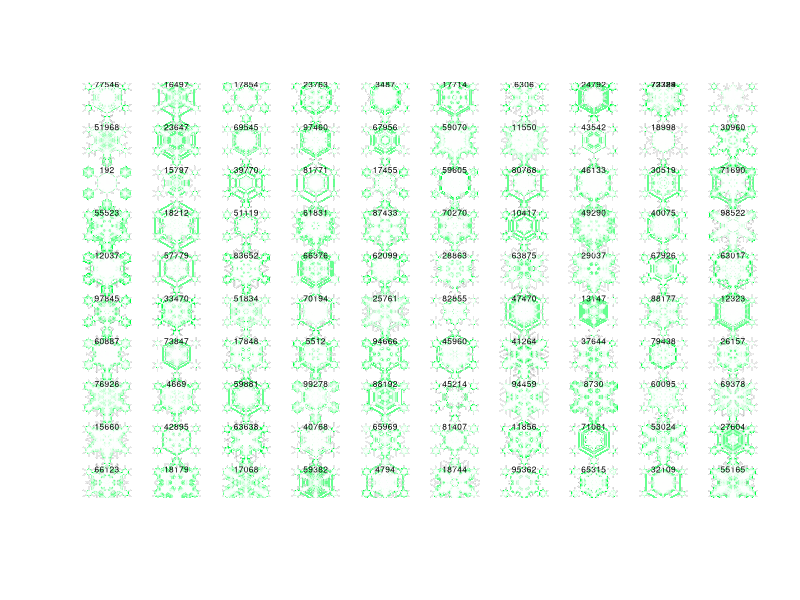
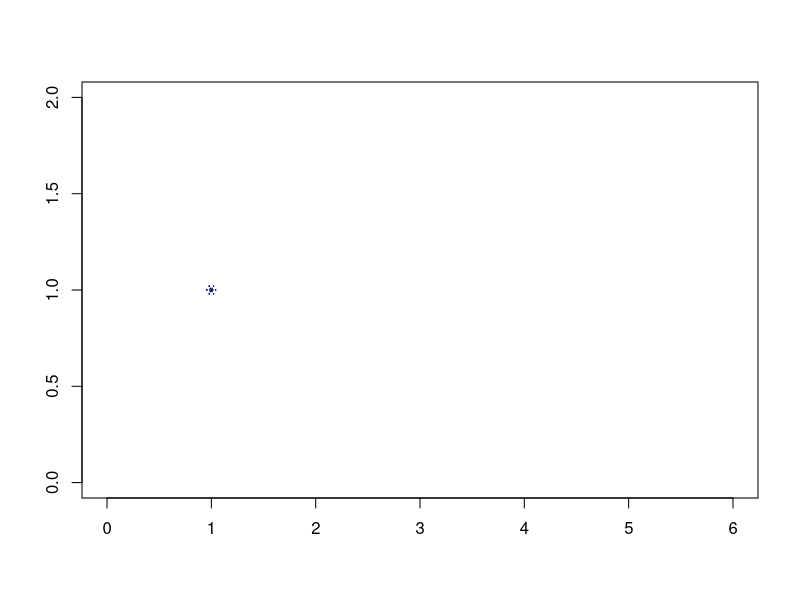

Recreate these plots in R, in order. (Note: this script raises an error after producing the figures.)

plotCristals = function(centers, radius, angle, delta, aspectRatio=1, color = "#44444444"){
	  ### centers is a nx2 matri of x and y
	radius = rep(radius, length.out=nrow(centers))
	angle = rep(angle, length.out=nrow(centers))
	delta = rep(delta, length.out=nrow(centers))/2
	for (i in 1:nrow(centers)){
		matrix1 = matrix(centers[i,], nrow=3, ncol=2, byrow=TRUE)
    threeCenters = matrix1 + delta[i]*matrix(c(sin(angle[i]), cos(angle[i])*aspectRatio, 0, 0, -sin(angle[i]), -cos(angle[i])*aspectRatio), ncol=2, byrow=TRUE)
		#segments(x0=segmentStartX, y0=segmentStartY, x1 = segmentEndX, y1 = segmentEndY, col=color, lwd=lwd)
		allCenters = rbind(threeCenters, threeCenters[3:1,])
		adjRadius = radius[i] + c(0, delta[i]*tan(pi/6), 0, 0, delta[i]*tan(pi/6), 0)
		signVector = c(-1, -1, -1, 1, 1, 1)
		shiftMatr = cbind(adjRadius*cos(angle[i])*signVector, -adjRadius*sin(angle[i])*signVector*aspectRatio)
    polygonCoor = allCenters + shiftMatr
		polygon(x = polygonCoor[c(1:6, 1), 1], y = polygonCoor[c(1:6, 1), 2], col = color, border = NA)
	}
}

plotHexagons = function(center, radius, orientation, delta, aspectRatio=1, color = "#44444444"){
	### centers is a nx2 matri of x and y
	if (length(center)==2) center = matrix(center, nrow=1)
	radius = rep(radius, length.out=nrow(center))
	hexDelta = delta/(cos(pi/6))
	angle = (0:5)*(pi/3) + orientation
	xInner = center[1] + max(0, radius-hexDelta/2)*cos(angle)
	yInner = center[2] + max(0, radius-hexDelta/2)*sin(angle)*aspectRatio
	xOuter = center[1] + (radius+hexDelta/2)*cos(angle)
	yOuter = center[2] + (radius+hexDelta/2)*sin(angle)*aspectRatio
	#cat(c(xInner[c(1:6,1)], xOuter[c(6:1,6)]), "\n")
	polygon(x = c(xInner[c(1:6,1)], xOuter[c(6:1,6)]), y = c(yInner[c(1:6,1)], yOuter[c(6:1,6)]), col = color, border = NA)
}

snowflakeWithHex = function(center = c(1, 1), radius = 1, hexRadius = radius*rbeta(20, 1, 3)/1.5, edgeRadius=radius/5, orientation, delta = radius/100, color="#00007744", anotherColor = color, aspectRatio=1){
  ### orientation - from 0    (one of the cristal is parallel to X axis)
  ### orientation -   to pi/6 (one of the cristal is parallel to Y axis)
	### hexRadius - cannot be greater than radius
	if (max(hexRadius)>radius) stop("hexRadius cannot be greater than radius")
	if (edgeRadius>radius) stop("edgeRadius cannot be greater than radius")
	angle = (0:2)*(pi/3) + orientation
  centers = matrix(center, ncol=2, nrow=3, byrow=TRUE)
	plotCristals(centers, radius, angle=angle, delta=delta, aspectRatio=aspectRatio, color = anotherColor)

	for (i in 1:length(hexRadius)){
		plotHexagons(center=center, radius=hexRadius[i], orientation=-orientation, delta=delta, aspectRatio=aspectRatio, color = color)
	}
	
	#### return the centers for edges:
  #### sample number of side stars:
	numOfSideStars = sample(3:5, 1, prob = c(0.4, 0.35, 0.25))
	#numOfSideStars = sample(c(1, 1), 1, prob = c(0.35, 0.25))

  ############################## sample radii for new cristal clusters.
	#edgeRadii = c(edgeRadius, rbeta(numOfSideStars - 1, 4, 2)*(radius))
	#radiiFromCenter = radius - c(edgeRadius, runif(numOfSideStars - 1, min(2*edgeRadius, radius), radius))
	radiiFromCenter = c(radius - edgeRadius, rbeta(numOfSideStars - 1, 3, 3) * max(0, radius - 1.5*edgeRadius))

	angle = (0:5)*(pi/3) - orientation
	resList = list()
	for (i in 1:numOfSideStars){
		xNew = center[1] + radiiFromCenter[i]*cos(angle)
		yNew = center[2] + radiiFromCenter[i]*sin(angle)*aspectRatio		
	  resList[[i]] = data.frame(edgeX = xNew, edgeY = yNew)
  }
	resList
}

snowflakes = function(xCoor, yCoor, radius, orientation = pi/6, edgeRadius = NULL, deltaCoef = 15, color="#00007744", anotherColor = color, aspectRatio = NULL, seeds = NULL){
	if(is.null(seeds)){
		seeds = sample(1:(length(yCoor)*10))
	}else{
		seeds = rep(seeds, length.out=length(xCoor))
	}
	radius = rep(radius, length.out=length(xCoor))
	orientation = rep(orientation, length.out=length(xCoor))
	color = rep(color, length.out=length(xCoor))
	delta = radius/deltaCoef
	if(is.null(edgeRadius)){
		edgeRadius = radius/runif(length(radius), 4, 5)
	}
	if(is.null(aspectRatio)){
  ######## fix the aspect ratio: reference: https://stat.ethz.ch/pipermail/r-help/2005-October/080598.html
		w <- par("pin")[1]/diff(par("usr")[1:2])
		h <- par("pin")[2]/diff(par("usr")[3:4])
		aspectRatio <- w/h
	}
	if(length(unique(c(length(xCoor), length(yCoor), length(radius))))>2) stop("xCoor, yCoor, radius have to have the same length")
	#####################################  loop for each snowflake
	for (i in 1:length(xCoor)){
		#points(xCoor[i], yCoor[i])
		#cat("plotting", xCoor[i], yCoor[i], i, radius[i], color[i], anotherColor, "\n")
		set.seed(seeds[i])
		samplingForHexRadius = rbeta(20, 1, 4)/1
		edgeCoorList = snowflakeWithHex(center = c(xCoor[i], yCoor[i]), radius = radius[i], hexRadius = radius[i]*samplingForHexRadius, orientation = orientation[i], edgeRadius=edgeRadius[i], delta = delta[i], color=color[i], anotherColor = anotherColor, aspectRatio = aspectRatio)
		#####################################  loop for each level of smaller cristal clusters
    newEdgeRadius = edgeRadius[i]*c(1, runif(length(edgeCoorList)-1, 2*delta[i], .5*radius/edgeRadius[i]))
		
		for (edgeInd in 1:length(edgeCoorList)){
			samplingForNewHexRadiusEdges = rbeta(10, 1, 4)/1
	    hexRadiusEdges = newEdgeRadius[edgeInd]*samplingForNewHexRadiusEdges
			
			#####################################  loop for each smaller cristal cluster on a given level
			for (j in 1:nrow(edgeCoorList[[edgeInd]])){
				edgeX = edgeCoorList[[edgeInd]][j,'edgeX']
				edgeY = edgeCoorList[[edgeInd]][j,'edgeY']
				snowflakeWithHex(center = c(edgeX, edgeY), radius = newEdgeRadius[edgeInd], orientation = orientation[i], hexRadius = hexRadiusEdges, delta = delta[i], color=color[i], anotherColor = anotherColor, aspectRatio=aspectRatio)
		  }
	  }
  }
	seeds
}


setwd("/Users/svetlanaeden/Documents/GRADSCHOOL/2016_Sept/Leena/EXAMS/FINAL_PROJECT/SNOW_FLAKE_STUFF")


########### make transparent color
colorCoord = as.hexmode(col2rgb("blue"))
transpBlue =paste("#", paste(colorCoord, collapse=""), "44", sep="")
colorCoord = as.hexmode(col2rgb("white"))
transpWhite =paste("#", paste(colorCoord, collapse=""), "66", sep="")

w <- par("pin")[1]/diff(par("usr")[1:2])
h <- par("pin")[2]/diff(par("usr")[3:4])
aspectRatio <- w/h

set.seed(4)
selectSeeds = sample(1:100000, 100)
xCoor = rep(1:10, 10)
yCoor = rep(1:10, each = 10)
radiusCoef = .4
radius = radiusCoef

#pdf("sampledSnowflakes.pdf", width=7, height=7)
plot(range(xCoor), range(yCoor), type="n", axes = FALSE, ylab="", xlab="")

snowflakes(xCoor = xCoor[1], yCoor = yCoor[1], radius = radius, color = transpBlue, anotherColor = "#33333333", seeds = selectSeeds[1])
for (i in 2:100){
  snowflakes(xCoor = xCoor[i], yCoor = yCoor[i], radius = radius, color = transpBlue, anotherColor = "#33333333", seeds = selectSeeds[i])
	snowflakes(xCoor = xCoor[i-1], yCoor = yCoor[i-1], radius = radius, color = transpWhite, anotherColor = transpWhite, seeds = selectSeeds[i-1])
	text(xCoor[i-1], yCoor[i-1], selectSeeds[i-1], cex=.5, pos = 3)
}
snowflakes(xCoor = xCoor[i], yCoor = yCoor[i], radius = radius, color = transpWhite, anotherColor = transpWhite, seeds = selectSeeds[i])
text(xCoor[i-1], yCoor[i-1], selectSeeds[i], cex=.5, pos = 3)
#dev.off()




####### just one snowflake
plot(c(0,6), c(0, 2), type="n", axes = TRUE, ylab="", xlab="")
radius = radiusCoef*runif(1, .1, .15)
snowflakes(xCoor = c(1, 2, 3, 4, 5), yCoor = c(1, 1, 1, 1, 1), radius = radius, edgeRadius = radius/runif(1, 4, 5), orientation = rep(0, 5), deltaCoef = 15, seeds = c(73197, 8419, 14318, 83885, 29343))
snowflakes(xCoor = c(1, 2, 3, 4, 5), yCoor = c(1, 1, 1, 1, 1), radius = 1*rep(radius, 5), orientation = rep(0, 5), deltaCoef = 15, color = transpWhite, anotherColor = transpWhite, seeds = c(73197, 8419, 14318, 83885, 29343))

someSeeds = c(50497, 37906, 17295, 9250, 30595, 74555, 12669)

pdf("selectedSnowflakes.pdf", width=7, height=7)
par(mar = c(0, 0, 0, 0))
plot(c(0,length(someSeeds)+1), c(0, 2), type="n", axes = TRUE, ylab="", xlab="")
radiusCoef = .3
radius = radiusCoef*rep(1, length(someSeeds))

snowflakes(xCoor = 1:length(someSeeds), yCoor = rep(1, length(someSeeds)), radius = radius, deltaCoef = 15, orientation = 0, color = transpBlue, anotherColor = "#33333333", seeds = someSeeds)

snowflakes(xCoor = 1:length(someSeeds), yCoor = rep(1, length(someSeeds)), radius = radius, deltaCoef = 15, orientation = 0, color = transpWhite, anotherColor = transpWhite, seeds = someSeeds)
dev.off()


pdf("onePDFSnowflake.pdf", width=7, height=7)
par(mar = c(0, 0, 0, 0))
plot(c(.7, 1.3), c(.7, 1.3), type="n", axes = TRUE, ylab="", xlab="")
radiusCoef = .3
radius = radiusCoef*rep(1, length(someSeeds))

someSeeds = c(50497)
snowflakes(xCoor = 1:length(someSeeds), yCoor = rep(1, length(someSeeds)), radius = radius, deltaCoef = 15, orientation = pi/12, color = transpBlue, anotherColor = "#33333333", seeds = someSeeds)

snowflakes(xCoor = 1:length(someSeeds), yCoor = rep(1, length(someSeeds)), radius = radius, deltaCoef = 15, orientation = pi/12, color = transpWhite, anotherColor = transpWhite, seeds = someSeeds)
dev.off()


for (seeds in c(37906, 17295, 9250, 30595, 74555, 12669)){
pdf(paste("oneSVGSnowflake", seeds, ".pdf", sep=""), width=1, height=1)
  par(mar = c(0, 0, 0, 0))
  plot(c(.6, 1.5), c(.6, 1.5), type="n", axes = FALSE, ylab="", xlab="")
  polygon(c(.6, .6, 1.4, 1.4, .6), c(.4, 1.4, 1.4, .4, .4), col="black")
  radiusCoef = .3
  radius = radiusCoef*rep(1, length(someSeeds))
  someSeeds = seeds
  #snowflakes(xCoor = 1:length(someSeeds), yCoor = rep(1, length(someSeeds)), radius = radius, deltaCoef = 15, orientation = pi/12, color = transpBlue, anotherColor = "#33333333", seeds = someSeeds)
  
  snowflakes(xCoor = 1:length(someSeeds), yCoor = rep(1, length(someSeeds)), radius = radius, deltaCoef = 15, orientation = pi/12, color = "#33333333", anotherColor = "#33333333", seeds = someSeeds)

  colorCoord = as.hexmode(col2rgb("white"))
  transpWhite =paste("#", paste(colorCoord, collapse=""), "33", sep="")
  snowflakes(xCoor = 1:length(someSeeds), yCoor = rep(1, length(someSeeds)), radius = radius, deltaCoef = 15, orientation = pi/12, color = transpWhite, anotherColor = transpWhite, seeds = someSeeds)
dev.off()
}

svg("oneSVGSnowflakeDarker.svg", width=1, height=1)
  colorCoord = as.hexmode(col2rgb("white"))
  transpWhite =paste("#", paste(colorCoord, collapse=""), "11", sep="")
  par(mar = c(0, 0, 0, 0))
  plot(c(.7, 1.3), c(.7, 1.3), type="n", axes = FALSE, ylab="", xlab="")
  radiusCoef = .3
  radius = radiusCoef*rep(1, length(someSeeds))
  someSeeds = c(50497)
  #nowflakes(xCoor = 1:length(someSeeds), yCoor = rep(1, length(someSeeds)), radius = radius, deltaCoef = 15, orientation = pi/12, color = "#11111111", anotherColor = "#11111111", seeds = someSeeds)
  snowflakes(xCoor = 1:length(someSeeds), yCoor = rep(1, length(someSeeds)), radius = radius, deltaCoef = 15, orientation = pi/12, color = transpWhite, anotherColor = transpWhite, seeds = someSeeds)
dev.off()
